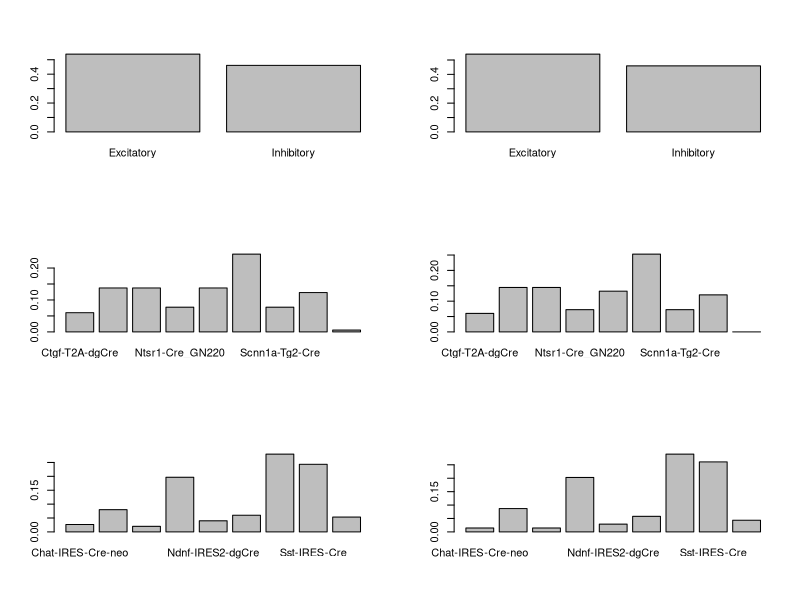
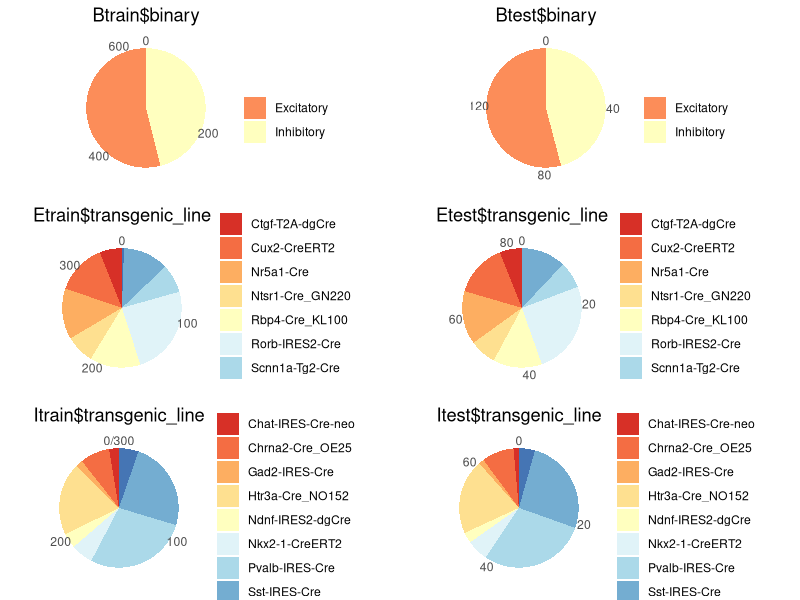

The R script that drew these images, in order:
## ---- chunk 1
setwd("../clustering_allen_neuron/Data_prep")
cre_revised <- read.csv("cre_revised.csv",header=T)
cre_re_na_omitted <- na.omit(cre_revised)
## ---- chunk 2
Bset <- subset(cre_re_na_omitted, select = -c(transgenic_line))
Eset <- subset(cre_re_na_omitted, cre_re_na_omitted$binary_neuron=="Excitatory", select = -c(binary_neuron))
Iset <- subset(cre_re_na_omitted, cre_re_na_omitted$binary_neuron=="Inhibitory", select = -c(binary_neuron))
Eset$transgenic_line <- factor(Eset$transgenic_line)  # Transgenic(Excitatory) raw data
Iset$transgenic_line <- factor(Iset$transgenic_line)
## ---- chunk 3
# install.packages("caret", repos = "http://cran.r-project.org", dependencies = c("Depends", "Imports", "Suggests"))
library(caret)

set.seed(849)

BindexTrain <- createDataPartition(Bset$binary_neuron, p = .8, list = F)
Btrain <- Bset[ BindexTrain, ]
Btest  <- Bset[-BindexTrain, ]

EindexTrain <- createDataPartition(Eset$transgenic_line, p = .8, list = F)
Etrain <- Eset[ EindexTrain, ]
Etest  <- Eset[-EindexTrain, ]

IindexTrain <- createDataPartition(Iset$transgenic_line, p = .8, list = F)
Itrain <- Iset[ IindexTrain, ]
Itest  <- Iset[-IindexTrain, ]
## ---- chunk 4
par(mfrow = c(3, 2))
barplot(prop.table(table(Btrain$binary))) 
barplot(prop.table(table(Btest$binary))) 
barplot(prop.table(table(Etrain$transgenic_line))) 
barplot(prop.table(table(Etest$transgenic_line))) 
barplot(prop.table(table(Itrain$transgenic_line))) 
barplot(prop.table(table(Itest$transgenic_line))) 
## ---- chunk 5
require(ggplot2)
Btrain_df <- as.data.frame(table(Btrain$binary))
theme_set(theme_classic())

DrawPieChart <- function(data_class){
  df <- as.data.frame(table(data_class))
  data_title <- deparse(substitute(data_class))
  return(ggplot(df, aes(x = "", y = Freq, 
                        fill = factor(data_class))) +
           geom_bar(width = 1, stat = "identity") +
           theme(axis.line = element_blank(), 
                 plot.title = element_text(hjust=0.5),
                # axis.text.x=element_blank(), 
                 axis.ticks = element_blank()) +
           labs(fill="", x=NULL, y=NULL, title= data_title) +
           coord_polar(theta = "y", start = 0) +
           scale_fill_brewer(palette = "RdYlBu"))
}

Btra_pie <- DrawPieChart(Btrain$binary)
Btes_pie <- DrawPieChart(Btest$binary)
Etra_pie <- DrawPieChart(Etrain$transgenic_line)
Etes_pie <- DrawPieChart(Etest$transgenic_line)
Itra_pie <- DrawPieChart(Itrain$transgenic_line)
Ites_pie <- DrawPieChart(Itest$transgenic_line)

require(grid)
require(gridExtra)
require(Cairo)

pie <- grid.arrange(Btra_pie,Btes_pie,Etra_pie,Etes_pie,Itra_pie,Ites_pie,
                    ncol=2)
ggsave("piechart.tiff", plot = pie, units = "in", width = 8, height = 12, dpi =300)
## ---- chunk 6
require(dplyr)
long_subset <- select(Btrain, contains("long"))
# TODO
